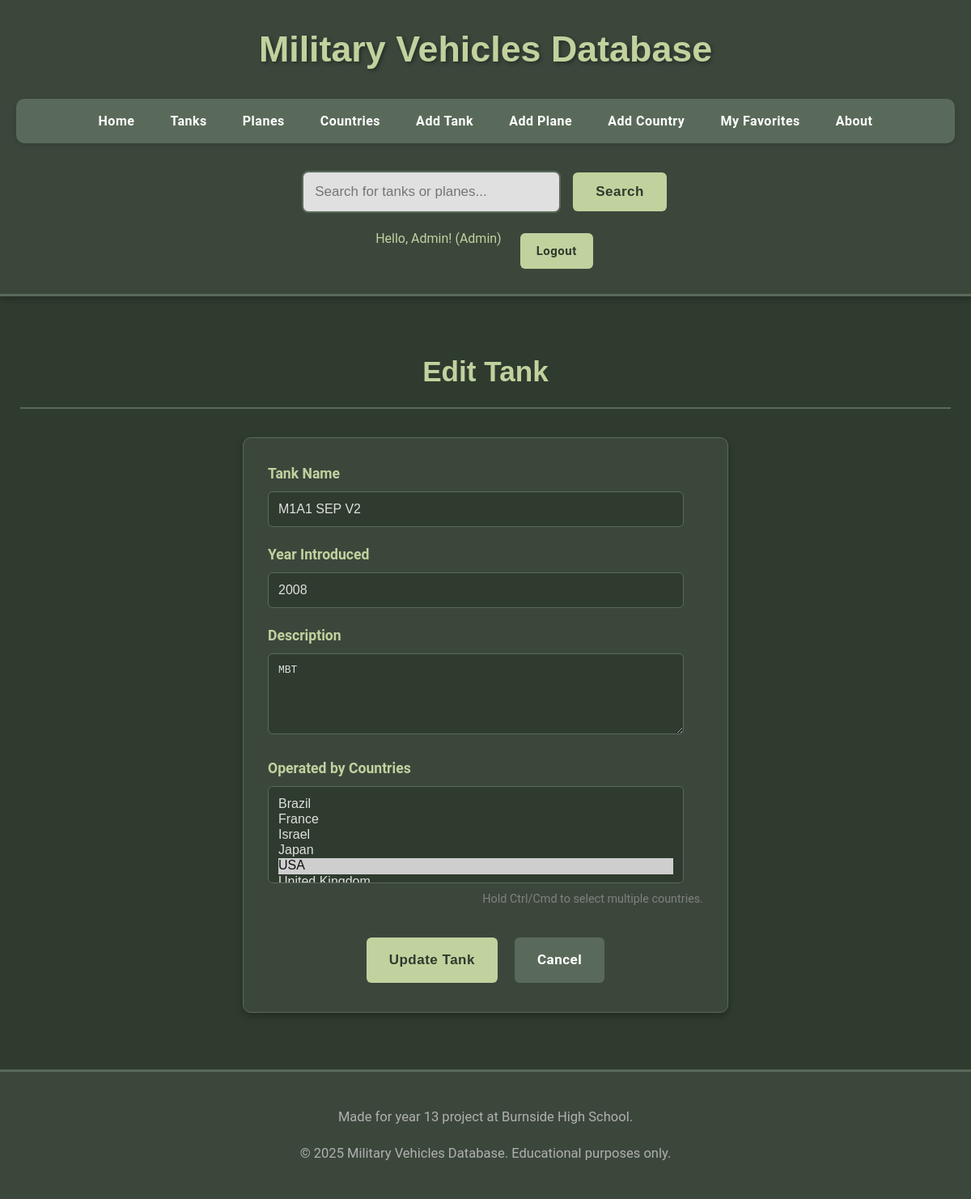
Screenshot of /edit_tank/2 (signed in) with the database file from the repository.
### app/models.py (models this page shows, shortened)
class User(UserMixin, db.Model):
    __tablename__ = 'user'
    id = db.Column(db.Integer, primary_key=True)
    username = db.Column(db.String(64), unique=True, nullable=False)
    password_hash = db.Column(db.String(128), nullable=False)
    is_admin = db.Column(db.Boolean, default=False)
    favorite_tanks = db.relationship('Tank', secondary=user_favorite_tanks, lazy=True,
                                     backref=db.backref('favorited_by_users', lazy=True))
    favorite_planes = db.relationship('Plane', secondary=user_favorite_planes, lazy=True,
                                      backref=db.backref('favorited_by_users', lazy=True))

class Tank(db.Model):
    __tablename__ = 'tank'
    id = db.Column(db.Integer, primary_key=True)
    name = db.Column(db.String(100), nullable=False, unique=True)
    description = db.Column(db.Text)
    year_introduced = db.Column(db.Integer)
    type = db.Column(db.String(50), default='Tank')
    countries = db.relationship('Country', secondary=tank_countries, lazy=True,
                                backref=db.backref('tanks', lazy=True))

### app/routes.py (the view, shortened to what this page needs)
@app.route('/edit_tank/<int:id>', methods=['GET', 'POST'])
@admin_required
def edit_tank(id):
    tank = Tank.query.options(db.joinedload(Tank.countries)).get_or_404(id)
    all_countries = Country.query.order_by(Country.name).all()
    return render_template('edit_tank.html', title="Edit Tank", vehicle=tank, all_countries=all_countries)

### app/routes.py (called while the page is built)
def admin_required(f):
    @wraps(f)
    def decorated_function(*args, **kwargs):
        if not current_user.is_authenticated or not current_user.is_admin:
            flash('You do not have permission to access this page.', 'error')
            return redirect(url_for('homepage'))
        return f(*args, **kwargs)
    return decorated_function

@login_manager.user_loader
def load_user(user_id):
    return User.query.get(int(user_id))

### app/templates/edit_tank.html (shortened to what this page needs)
<!DOCTYPE html>
<html lang="en">
{% extends "layout.html" %}
{% block content %}
<h2>{{ title }}</h2>
<div class="form-container">
    <form action="{{ url_for('edit_tank', id=vehicle.id) }}" method="post">
        <div class="form-group">
            <label for="name">Tank Name</label>
            <input type="text" id="name" name="name" value="{{ vehicle.name }}" required>
        </div>
        <div class="form-group">
            <label for="year_introduced">Year Introduced</label>
            <input type="number" id="year_introduced" name="year_introduced" value="{{ vehicle.year_introduced }}" required>
        </div>
        <div class="form-group">
            <label for="description">Description</label>
            <textarea id="description" name="description" rows="4" required>{{ vehicle.description }}</textarea>
        </div>
        <div class="form-group">
            <label for="countries">Operated by Countries</label>
            <select id="countries" name="countries" multiple required>
                {% for country in all_countries %}
                    <option value="{{ country.id }}"
                        {% if country in vehicle.countries %}selected{% endif %}>
                        {{ country.name }}
                    </option>
                {% endfor %}
            </select>
            <p class="help-text">Hold Ctrl/Cmd to select multiple countries.</p>
        </div>
        <div class="form-actions">
            <button type="submit" class="menu-button">Update Tank</button>
            <a href="{{ url_for('tanks_list') }}" class="menu-button-secondary">Cancel</a>
        </div>
    </form>
</div>
{% endblock %}

### app/templates/layout.html (shortened to what this page needs)
<!DOCTYPE html>
<html lang="en">
<head>
    <link rel="stylesheet" href="{{ url_for('static', filename='style.css') }}">
</head>
<body>
    <header>
        <h1>Military Vehicles Database</h1>
        <nav>
            <ul>
                <li><a href="{{ url_for('homepage') }}">Home</a></li>
                <li><a href="{{ url_for('tanks_list') }}">Tanks</a></li>
                <li><a href="{{ url_for('planes_list') }}">Planes</a></li>
                <li><a href="{{ url_for('countries_list') }}">Countries</a></li>
                {% if current_user.is_authenticated %}
                    {% if current_user.is_admin %}
                        <li><a href="{{ url_for('add_tank') }}">Add Tank</a></li>
                        <li><a href="{{ url_for('add_plane') }}">Add Plane</a></li>
                        <li><a href="{{ url_for('add_country') }}">Add Country</a></li>
                    {% endif %}
                    <li><a href="{{ url_for('favorites') }}">My Favorites</a></li>
                {% endif %}
                <li><a href="{{ url_for('about') }}">About</a></li>
            </ul>
        </nav>
        <div class="search-container">
            <form action="{{ url_for('search') }}" method="get">
                <input type="text" name="q" placeholder="Search for tanks or planes..." required>
                <button type="submit" class="menu-button">Search</button>
            </form>
        </div>
        <div class="auth-buttons">
            {% if current_user.is_authenticated %}
                <span style="color: #C1D29E; margin-right: 10px;">Hello, {{ current_user.username }}! {% if current_user.is_admin %}(Admin){% endif %}</span>
                <a href="{{ url_for('logout') }}" class="menu-button">Logout</a>
            {% else %}
                <a href="{{ url_for('login') }}" class="menu-button">Login</a>
                <a href="{{ url_for('register') }}" class="menu-button-secondary">Register</a>
            {% endif %}
        </div>
    </header>
    <main>
        {% block content %}{% endblock %}
    </main>
    <footer>
        <p> Made for year 13 project at Burnside High School.</p>
        <p>&copy; 2025 Military Vehicles Database. Educational purposes only.</p>
    </footer>
</body>
</html>

### app/static/style.css (style rules this page uses)
* { margin: 0; padding: 0; box-sizing: border-box; }
body, html { height: 100%; font-family: 'Roboto', sans-serif; background-color: #2E3B2E; color: #E0E0E0; line-height: 1.6; }
body { display: flex; flex-direction: column; min-height: 100vh; }
header { background-color: #3C473C; color: white; padding: 25px 20px; text-align: center; border-bottom: 3px solid #5A6A5A; box-shadow: 0 4px 8px rgba(0, 0, 0, 0.2); }
header h1 { margin: 0 0 25px 0; color: #C1D29E; font-size: 2.8em; text-shadow: 2px 2px 5px rgba(0,0,0,0.4); font-family: 'Montserrat', sans-serif; }
nav ul { list-style-type: none; margin: 0; padding: 0; background-color: #5A6A5A; overflow: hidden; display: flex; justify-content: center; flex-wrap: wrap; border-radius: 10px; box-shadow: 0 2px 6px rgba(0, 0, 0, 0.15); }
nav li a { display: block; color: white; text-align: center; padding: 15px 22px; text-decoration: none; transition: background-color 0.3s ease, color 0.3s ease; font-weight: bold; letter-spacing: 0.5px; }
.search-container { margin: 30px 0 0 0; text-align: center; }
.search-container form { display: inline-flex; gap: 12px; align-items: center; flex-wrap: wrap; justify-content: center; }
.search-container input { padding: 14px; font-size: 17px; border: 2px solid #5A6A5A; border-radius: 8px; min-width: 320px; background-color: #E0E0E0; color: #2E3B2E; }
main { flex: 1; padding: 40px 25px; max-width: 1300px; margin: 0 auto; width: 100%; }
h1, h2, h3, h4, h5 { color: #C1D29E; margin: 25px 0 15px 0; font-family: 'Montserrat', sans-serif; }
h2 { font-size: 2.2em; margin-bottom: 35px; text-align: center; border-bottom: 2px solid #5A6A5A; padding-bottom: 15px; }
p { color: #B0B0B0; margin: 18px 0; font-size: 1.15em; }
a { color: #8C9F7E; text-decoration: none; font-weight: bold; }
.menu-button { background-color: #C1D29E; border: none; color: #2E3B2E; padding: 14px 28px; text-align: center; text-decoration: none; display: inline-block; font-size: 17px; margin: 6px 3px; cursor: pointer; border-radius: 6px; transition: all 0.3s ease; font-weight: bold; letter-spacing: 0.5px; }
footer { background-color: #3C473C; color: #808080; text-align: center; padding: 25px; border-top: 3px solid #5A6A5A; margin-top: auto; font-size: 0.9em; }
.form-container { background-color: #3C473C; padding: 30px; border-radius: 10px; box-shadow: 0 4px 10px rgba(0,0,0,0.25); max-width: 600px; margin: 30px auto; border: 1px solid #5A6A5A; }
.form-group { margin-bottom: 20px; }
.form-group label { display: block; margin-bottom: 8px; color: #C1D29E; font-weight: bold; font-size: 1.1em; }
.form-group input[type="text"], .form-group input[type="number"], .form-group input[type="password"], .form-group textarea, .form-group select { width: calc(100% - 24px); padding: 12px; border: 1px solid #5A6A5A; border-radius: 6px; background-color: #2E3B2E; color: #E0E0E0; font-size: 1em; transition: border-color 0.3s ease, box-shadow 0.3s ease; }
.form-group textarea { resize: vertical; min-height: 100px; }
.form-group select[multiple] { height: auto; min-height: 120px; }
.help-text { font-size: 0.9em; color: #808080; margin-top: 5px; text-align: right; }
.form-actions { text-align: center; margin-top: 30px; display: flex; justify-content: center; gap: 15px; }
.menu-button-secondary { background-color: #5A6A5A; border: none; color: white; padding: 14px 28px; text-align: center; text-decoration: none; display: inline-block; font-size: 17px; margin: 6px 3px; cursor: pointer; border-radius: 6px; transition: all 0.3s ease; font-weight: bold; letter-spacing: 0.5px; }
.auth-buttons { margin-top: 15px; display: flex; justify-content: center; gap: 10px; }
.auth-buttons .menu-button { font-size: 15px; padding: 10px 20px; }
nav li a { display: block; color: white; text-align: center; padding: 15px 22px; }

### rows the page displays
User: username "Admin"
Tank: name "M1A1 SEP V2", year_introduced "2008", description "MBT"

### other values shown
{{ title }} "Edit Tank"
form field countries "Brazil / France / Israel / Japan / USA ☑"
